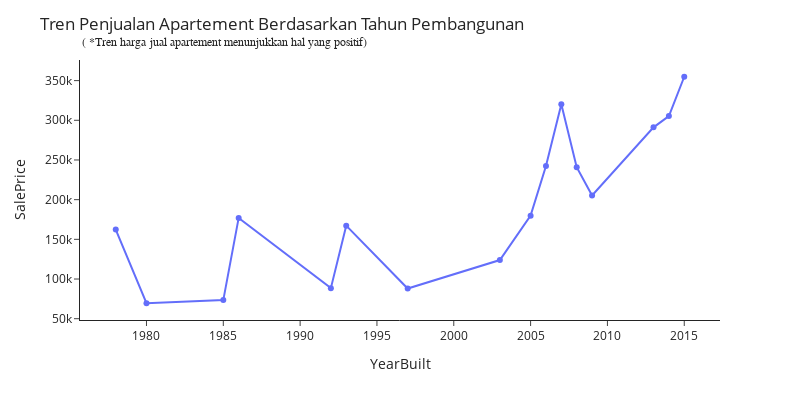

Notebook source saved alongside this figure:
### Markdown cell above
### **Analisis Data SalePrice(Target) Terhadap Kolom Numeric**

### Code cell
# membuat grafik line plot
fig = px.line(df.groupby('YearBuilt')[['SalePrice']].median().reset_index(), 
              x='YearBuilt', 
              y='SalePrice', 
              markers=True)

# menambahkan anotasi
annotations = []
annotations.append(dict(xref='paper', yref='paper',
                        x=0.0, y=1.10,
                        text='( *Tren harga jual apartement menunjukkan hal yang positif)',
                             font=dict(family='Arial', size=12),
                        showarrow=False))

# Update layout untuk mengatur bingkai
fig.update_layout(
    title_text="Tren Penjualan Apartement Berdasarkan Tahun Pembangunan",
    showlegend=False,
    width=800,
    height=400,
    template="simple_white"
)

# menampilkan grfaik
fig.update_layout(annotations=annotations)
fig.show()

### Figure 1 — Plotly figure (JSON) as saved in the notebook; plotly's stock layout.template omitted (floating-point values rounded to 4 significant figures)
{"data": [{"hovertemplate": "YearBuilt=%{x}<br>SalePrice=%{y}<extra></extra>", "legendgroup": "", "line": {"color": "#636efa", "dash": "solid"}, "marker": {"symbol": "circle"}, "mode": "lines+markers", "name": "", "orientation": "v", "showlegend": false, "type": "scatter", "x": [1978, 1980, 1985, 1986, 1992, 1993, 1997, 2003, 2005, 2006, 2007, 2008, 2009, 2013, 2014, 2015], "xaxis": "x", "y": [162400.0, 69470.0, 73451, 176991, 88495, 167256, 88050.0, 123893, 179867, 242300, 320353, 240900.0, 205345, 291150, 305309, 354867], "yaxis": "y"}], "layout": {"annotations": [{"font": {"family": "Arial", "size": 12}, "showarrow": false, "text": "( *Tren harga jual apartement menunjukkan hal yang positif)", "x": 0, "xref": "paper", "y": 1.1, "yref": "paper"}], "height": 400, "legend": {"tracegroupgap": 0}, "margin": {"t": 60}, "showlegend": false, "title": {"text": "Tren Penjualan Apartement Berdasarkan Tahun Pembangunan"}, "width": 800, "xaxis": {"anchor": "y", "domain": [0, 1], "title": {"text": "YearBuilt"}}, "yaxis": {"anchor": "x", "domain": [0, 1], "title": {"text": "SalePrice"}}}}
